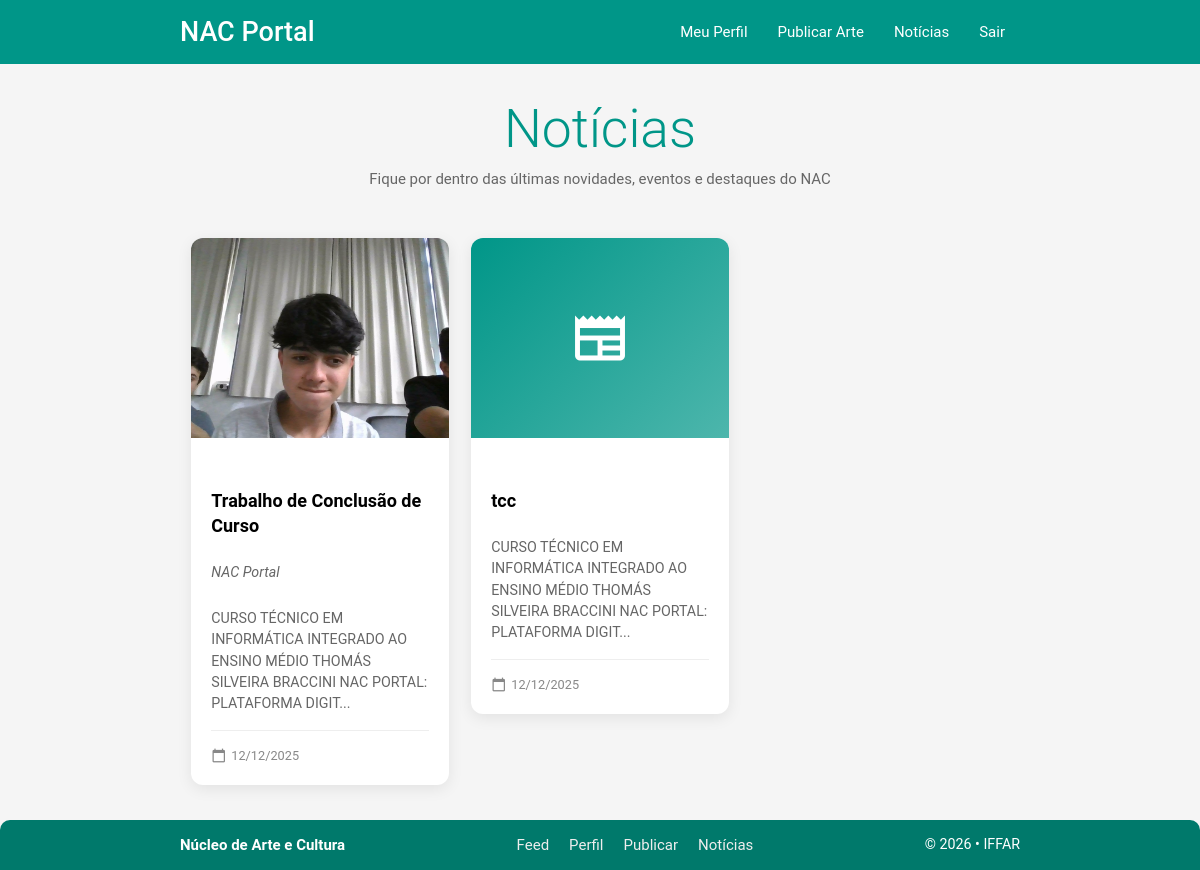
Before: /noticias.php with the older database file.
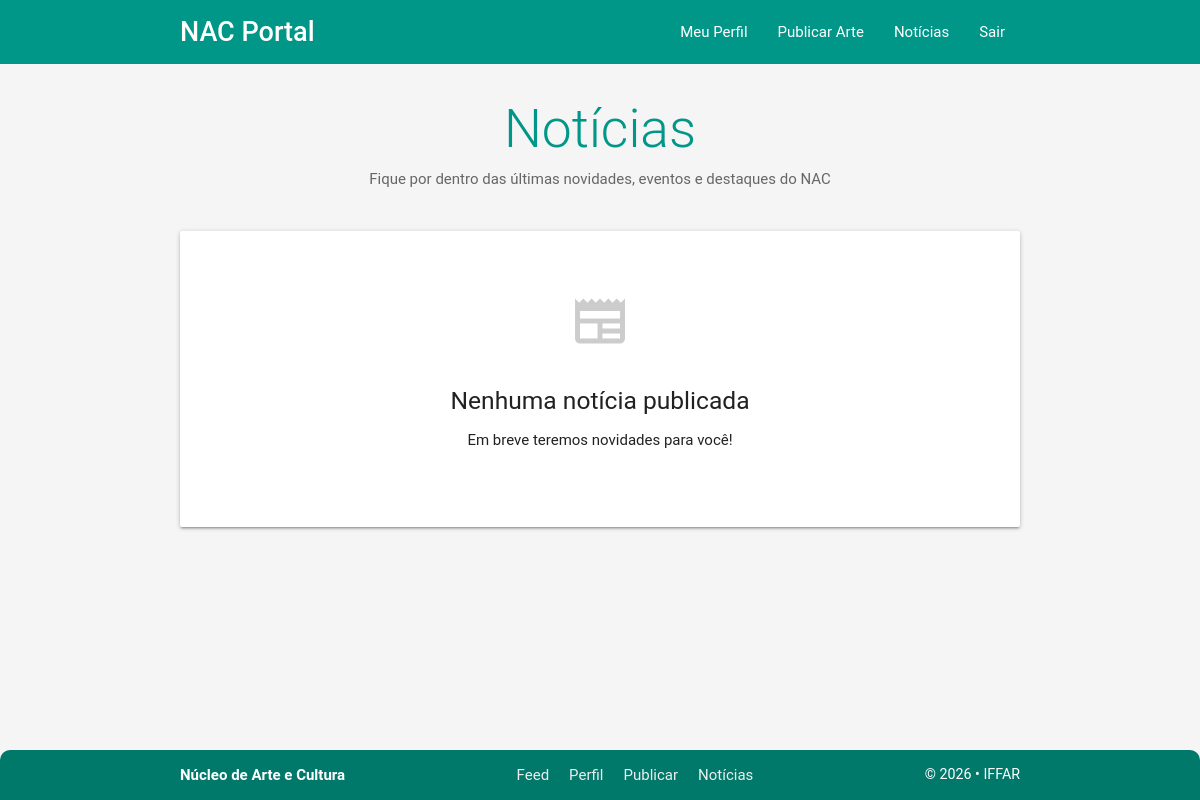
After: the same page with the newer database file.
### tables this page shows
CREATE TABLE IF NOT EXISTS `noticias` (
  `id_noticia` int NOT NULL AUTO_INCREMENT,
  `titulo` varchar(200) NOT NULL,
  `subtitulo` varchar(300) DEFAULT NULL,
  `corpo` text NOT NULL,
  `autor` varchar(100) NOT NULL,
  `caminho_midia` varchar(255) DEFAULT NULL,
  `id_admin` int NOT NULL,
  `data_publicacao` datetime NOT NULL,
  `ativo` tinyint DEFAULT '1',
  PRIMARY KEY (`id_noticia`),
  KEY `id_admin` (`id_admin`)
);

### noticias.php (the view, shortened to what this page needs)
<?php
require_once "conexao.php";
$sql = "SELECT noticias.id_noticia,
                noticias.titulo,
                noticias.subtitulo,
                noticias.corpo,
                noticias.caminho_midia,
                noticias.data_publicacao,
                noticias.autor
        FROM noticias
        WHERE noticias.ativo = 1
        ORDER BY noticias.data_publicacao DESC";
$resultado = mysqli_query($conexao, $sql);
$noticias = [];
if ($resultado) {
    while ($registro = mysqli_fetch_assoc($resultado)) {
        $noticias[] = $registro;
    }
}
?>
<!DOCTYPE html>
<html lang="pt-br">
<head>
    <link type="text/css" rel="stylesheet" href="css/materialize.min.css" media="screen,projection"/>
    <link type="text/css" rel="stylesheet" href="css/style_todos.css"/>
</head>
<body>
    <?php include_once "header.php";?>
    <main class="container">
        <div class="page-title">
            <h2>Notícias</h2>
            <p>Fique por dentro das últimas novidades, eventos e destaques do NAC</p>
        </div>
        <?php if (empty($noticias)): ?>
            <div class="card-panel no-noticias">
                <i class="material-icons">newspaper</i>
                <h5>Nenhuma notícia publicada</h5>
                <p>Em breve teremos novidades para você!</p>
            </div>
        <?php else: ?>
            <div class="row">
                <?php foreach ($noticias as $noticia):
                    $resumo = $noticia['corpo'];
                    if (strlen($resumo) > 150) {
                        $resumo = substr($resumo, 0, 150) . '...';
                    }
                    $data_formatada = date('d/m/Y', strtotime($noticia['data_publicacao']));
                    if (!empty($noticia['caminho_midia']) && file_exists("uploads/noticias/" . $noticia['caminho_midia'])) {
                        $tem_imagem = true;
                    } else {
                        $tem_imagem = false;
                    }
                ?>
                    <div class="col s12 m6 l4">
                        <a href="ver_noticia.php?id=<?= $noticia['id_noticia'] ?>" class="black-text" style="text-decoration: none;">
                            <div class="card noticia-card hoverable">
                                <div class="noticia-imagem-container">
                                    <?php if ($tem_imagem): ?>
                                        <img src="uploads/noticias/<?= $noticia['caminho_midia'] ?>"
                                            alt="<?= $noticia['titulo'] ?>"
                                            class="noticia-imagem">
                                    <?php else: ?>
                                        <div style="background: linear-gradient(135deg, #009688, #4DB6AC); height: 100%; display: flex; align-items: center; justify-content: center;">
                                            <i class="material-icons white-text" style="font-size: 4rem;">newspaper</i>
                                        </div>
                                    <?php endif; ?>
                                </div>
                                <div class="noticia-conteudo">
                                    <h3 class="noticia-titulo"><?= $noticia['titulo'] ?></h3>
                                    <?php if (!empty($noticia['subtitulo'])): ?>
                                        <p class="noticia-subtitulo"><?= $noticia['subtitulo'] ?></p>
                                    <?php endif; ?>
                                    <p class="noticia-resumo"><?= $resumo ?></p>
                                    <div class="noticia-meta">
                                        <div class="noticia-data">
                                            <i class="material-icons tiny">calendar_today</i>
                                            <?= $data_formatada ?>
                                        </div>
                                    </div>
                                </div>
                            </div>
                        </a>
                    </div>
                <?php endforeach; ?>
            </div>
        <?php endif; ?>
    </main>
    <?php include_once "footer.php";?>
</body>
</html>

### header.php (shortened to what this page needs)
<!DOCTYPE html>
<html lang="pt-br">
<head>
    <link type="text/css" rel="stylesheet" href="/TCC/css/materialize.min.css" media="screen,projection"/>
    <link type="text/css" rel="stylesheet" href="/TCC/css/style_todos.css"/>
</head>
<body>
<nav class="teal z-depth-0">
    <div class="nav-wrapper container" style="position: relative;">
        <a href="/TCC/feed.php" class="brand-logo white-text" style="font-size: 1.8rem;">
            NAC Portal
        </a>
        <ul class="right hide-on-med-and-down">
            <li><a href="/TCC/meu_perfil/meu_perfil.php" class="white-text tooltipped" data-position="bottom" data-tooltip="Meu Perfil">Meu Perfil</a></li>
            <li><a href="/TCC/upload_arquivos/publicar_arte.php" class="white-text tooltipped" data-position="bottom" data-tooltip="Publicar Arte">Publicar Arte</a></li>
            <li><a href="/TCC/noticias.php" class="white-text tooltipped" data-position="bottom" data-tooltip="Notícias">Notícias</a></li>
            <li><a href="/TCC/logout.php" class="white-text tooltipped" data-position="bottom" data-tooltip="Sair">Sair</a></li>
        </ul>
    </div>
</nav>
</body>
</html>

### footer.php (shortened to what this page needs)
<!DOCTYPE html>
<html>
<head>
</head>
<body>
    <div class="content-wrapper">
    </div>
    <footer class="teal darken-2"
        style="padding: 14px 0; border-radius: 10px 10px 0 0; margin-top: 35px;">
        <div class="container" style="display: flex; justify-content: space-between; align-items: center; flex-wrap: wrap; gap: 15px;">
            <div style="color: white; font-size: 1rem; font-weight: bold;">
                Núcleo de Arte e Cultura
            </div>
            <div style="display: flex; gap: 20px; flex-wrap: wrap; justify-content: center;">
                <a href="/TCC/feed.php" class="grey-text text-lighten-3" style="font-size: 1rem;">Feed</a>
                <a href="/TCC/meu_perfil/meu_perfil.php" class="grey-text text-lighten-3" style="font-size: 1rem;">Perfil</a>
                <a href="/TCC/upload_arquivos/publicar_arte.php" class="grey-text text-lighten-3" style="font-size: 1rem;">Publicar</a>
                <a href="/TCC/noticias.php" class="grey-text text-lighten-3" style="font-size: 1rem;">Notícias</a>
            </div>
            <div style="color: white; font-size: 0.95rem;">
                © <?= date('Y') ?> • IFFAR
            </div>
        </div>
    </footer>
</body>
</html>

### css/style_todos.css (style rules this page uses)
nav { height: 64px; line-height: 64px; }
nav .brand-logo { line-height: 64px; font-weight: 500; }
body { background: #f5f5f5; font-family: 'Roboto', sans-serif; display: flex; flex-direction: column; min-height: 100vh; margin: 0; }
.no-noticias { text-align: center; padding: 60px 20px; }
.no-noticias i { font-size: 4rem; color: #ccc; margin-bottom: 20px; }
.page-title { margin: 30px 0 40px; text-align: center; }
.page-title h2 { font-weight: 300; color: #009688; margin-bottom: 10px; }
.page-title p { color: #666; max-width: 600px; margin: 0 auto; }
.noticia-card { border-radius: 12px; overflow: hidden; transition: all 0.3s ease; height: 100%; box-shadow: 0 4px 15px rgba(0,0,0,0.08); }
.noticia-imagem-container { height: 200px; overflow: hidden; position: relative; }
.noticia-imagem { width: 100%; height: 100%; object-fit: cover; transition: transform 0.5s ease; }
.noticia-conteudo { padding: 20px; display: flex; flex-direction: column; height: calc(100% - 200px); }
.noticia-titulo { font-size: 1.2rem; font-weight: 600; line-height: 1.4; margin-bottom: 10px; display: -webkit-box; -webkit-box-orient: vertical; overflow: hidden; }
.noticia-subtitulo { color: #666; font-size: 0.95rem; font-style: italic; margin-bottom: 10px; display: -webkit-box; -webkit-box-orient: vertical; overflow: hidden; }
.noticia-resumo { color: #666; font-size: 0.95rem; line-height: 1.5; margin-bottom: 15px; flex-grow: 1; display: -webkit-box; -webkit-box-orient: vertical; overflow: hidden; }
.noticia-meta { display: flex; justify-content: space-between; align-items: center; margin-top: auto; font-size: 0.85rem; color: #888; border-top: 1px solid #eee; padding-top: 15px; }
.noticia-data { display: flex; align-items: center; }
.noticia-data i { margin-right: 5px; font-size: 1rem; }

### header.php (style rules this page uses)
nav { height: 64px; line-height: 64px; }
nav .brand-logo { line-height: 64px; font-weight: 500; }

### footer.php (style rules this page uses)
html, body { height: 100%; margin: 0; }
body { display: flex; flex-direction: column; min-height: 100vh; }
.content-wrapper { flex: 1; }
footer { margin-top: 0 !important; }

Changed rows visible on the page:
removed noticias: caminho_midia (picture), titulo "Trabalho de Conclusão de Curso", subtitulo "NAC Portal", corpo "CURSO TÉCNICO EM INFORMÁTICA INTEGRADO AO ENSINO MÉDIO THOMÁS SILVEIRA BRACCINI NAC PORTAL: PLATAFORMA DIGIT...", data_publicacao "12/12/2025"
removed noticias: titulo "tcc", corpo "CURSO TÉCNICO EM INFORMÁTICA INTEGRADO AO ENSINO MÉDIO THOMÁS SILVEIRA BRACCINI NAC PORTAL: PLATAFORMA DIGIT...", data_publicacao "12/12/2025"
Other visible differences:
text now shown: "Nenhuma notícia publicada Em breve teremos novidades para você!"
